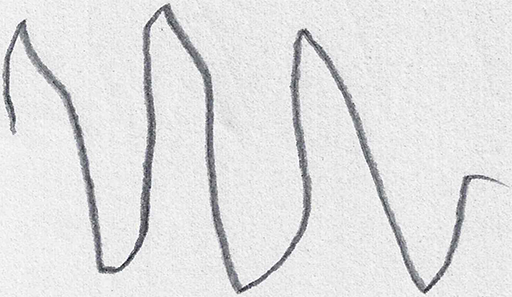
#> input picture dataset/wave/training/parkinson/V10PO02.png, 512 x 297 px
$ python parkinsons-detect.py --dataset dataset/wave/training/parkinson
#> lines starting #> are read from the running program, lines starting #| are printed output that depends on the picture; after the words box and inside, x2 and y2 are one past the last pixel; in counts of white or black regions, pixels touching at a corner belong together
import numpy as np
import cv2
import argparse
import os

from sklearn.ensemble import RandomForestClassifier
from sklearn.preprocessing import LabelEncoder
from sklearn.metrics import confusion_matrix
from skimage import feature
from imutils import build_montages
from imutils import paths


def quantify_images(image):
    features = feature.hog(image, orientations=9, pixels_per_cell=(10,10), cells_per_block=(2,2),
     transform_sqrt=True, block_norm='L1')
    return features

def load_split(path):
    imagePaths = list(paths.list_images(path))
    data = []
    labels = []

    for imagepath in imagePaths:
        label = imagepath.split(os.path.sep)[-2]

        image = cv2.imread(imagepath)
        image = cv2.cvtColor(image,cv2.COLOR_BGR2GRAY)
        image = cv2.resize(image, (200,200))

        image = cv2.threshold(image, 0, 255, cv2.THRESH_BINARY_INV | cv2.THRESH_OTSU)[1]

        features = quantify_images(image)

        data.append(features)
        labels.append(label)


    return (np.array(data),np.array(labels))


#Command Line argument parser
ap = argparse.ArgumentParser()
ap.add_argument('-d', '--dataset', required=True, help='path to input dataset')
ap.add_argument('-t', '--trials', type=int, default=5, help='# of trials to run')
args = vars(ap.parse_args())

#define the training and testing paths
training_path = os.path.sep.join([args['dataset'], 'training'])
testing_path = os.path.sep.join([args['dataset'],'testing'])

print('[INFO] Loading data...')
#load the data into training and testing inputs and outputs
(trainX,trainY) = load_split(training_path)
#> in load_split, image is the input picture: shape (297, 512, 3); mean B, G, R 225.5, 225, 224.9
#> in load_split, `image = cv2.resize(image, (200,200))`:
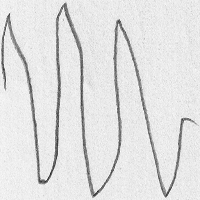
#> image: shape (200, 200); min 33, max 255, mean 224.9
#> in load_split, `image = cv2.threshold(image, 0, 255, cv2.THRESH_BINARY_INV | cv2.THRES..`:
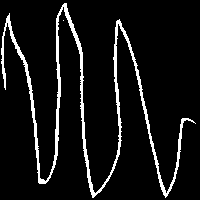
#> image: shape (200, 200); 7.8% white; 2 white regions (1 under 20 px), largest, box (x1, y1, x2, y2) and area: (1, 3, 196, 198) 3126
#> in quantify_images, `features = feature.hog(image, orientations=9, pixels_per_cell=(10,10),..`: features = 12996 values, max 1 at index 54, min 0 at index 0, mean 0.0189
#> pass 2 of the loop in load_split, `for imagepath in imagePaths:`:
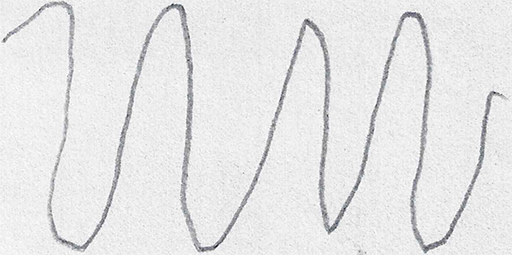
#> input picture dataset/wave/training/parkinson/V11PO03.png, 512 x 255 px
#> in load_split, image is the input picture: shape (255, 512, 3); mean B, G, R 230.4, 230, 230
#> in load_split, `features = quantify_images(image)`: features = 12996 values, max 1 at index 11457, min 0 at index 0, mean 0.0232
(testX,testY) = load_split(testing_path)
#> call 2 of load_split, with path = 'dataset/wave/training/parkinson/testing'
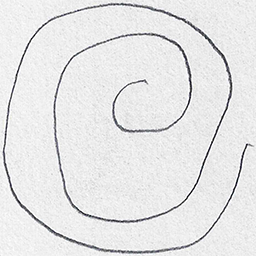
#> input picture dataset/spiral/testing/healthy/V01HE01.png, 256 x 256 px
#> in load_split, image is the input picture: shape (256, 256, 3); mean B, G, R 230.1, 229.7, 229.7
#> in load_split (call 2), `image = cv2.resize(image, (200,200))`:
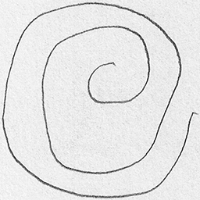
#> image: shape (200, 200); min 24, max 255, mean 229.7
#> in load_split (call 2), `image = cv2.threshold(image, 0, 255, cv2.THRESH_BINARY_INV | cv2.THRES..`:
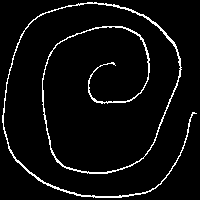
#> image: shape (200, 200); 5% white in thin lines or dots
#> in load_split (call 2), `features = quantify_images(image)`: features = 12996 values, max 1 at index 10356, min 0 at index 0, mean 0.0203
#> pass 2 of the loop in load_split, `for imagepath in imagePaths:`:
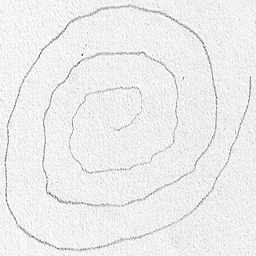
#> input picture dataset/spiral/testing/healthy/V02HE01.png, 256 x 256 px
#> in load_split, image is the input picture: shape (256, 256, 3); mean B, G, R 236.6, 236.6, 236.6
#> in load_split (call 2), `image = cv2.threshold(image, 0, 255, cv2.THRESH_BINARY_INV | cv2.THRES..`:
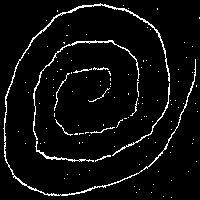
#> image: shape (200, 200); 5.1% white in thin lines or dots
#> in load_split (call 2), `features = quantify_images(image)`: features = 12996 values, max 1 at index 12327, min 0 at index 0, mean 0.0257
#> pass 3 of the loop in load_split, `for imagepath in imagePaths:`:
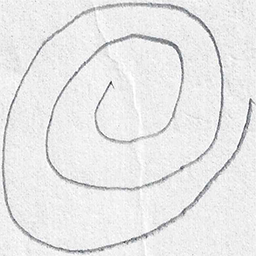
#> input picture dataset/spiral/testing/healthy/V03HE1.png, 256 x 256 px
#> in load_split, image is the input picture: shape (256, 256, 3); mean B, G, R 232.5, 232.3, 232.3
#> in load_split (call 2), `image = cv2.resize(image, (200,200))`:
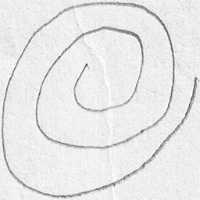
#> image: shape (200, 200); min 61, max 254, mean 232.2
#> in load_split (call 2), `image = cv2.threshold(image, 0, 255, cv2.THRESH_BINARY_INV | cv2.THRES..`:
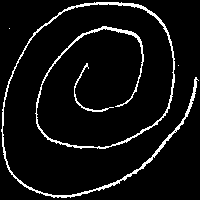
#> image: shape (200, 200); 6.4% white in thin lines or dots
#> in load_split (call 2), `features = quantify_images(image)`: features = 12996 values, max 1 at index 1550, min 0 at index 0, mean 0.0206

#encode the labels as integers
le = LabelEncoder()
trainY = le.fit_transform(trainY)
#> trainY = [0, 0]
#> (the run stopped early here; a loop or call above may not have finished)
